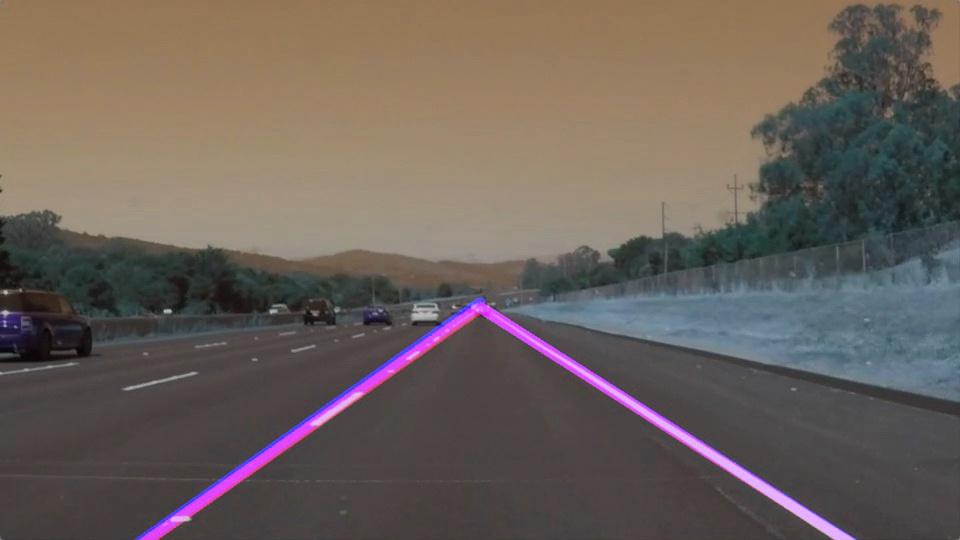
#> input picture test_images/solidWhiteRight.jpg, 960 x 540 px
$ jupyter execute --allow-errors P1.ipynb   (shell and % lines are left out)
#> lines starting #> are read from the running program, lines starting #| are printed output that depends on the picture; after the words box and inside, x2 and y2 are one past the last pixel; in counts of white or black regions, pixels touching at a corner belong together
# Self-Driving Car Engineer Nanodegree

## Project: **Finding Lane Lines on the Road**
***
In this project, you will use the tools you learned about in the lesson to identify lane lines on the road.  You can develop your pipeline on a series of individual images, and later apply the result to a video stream (really just a series of images). Check out the video clip "raw-lines-example.mp4" (also contained in this repository) to see what the output should look like after using the helper functions below.

Once you have a result that looks roughly like "raw-lines-example.mp4", you'll need to get creative and try to average and/or extrapolate the line segments you've detected to map out the full extent of the lane lines.  You can see an example of the result you're going for in the video "P1_example.mp4".  Ultimately, you would like to draw just one line for the left side of the lane, and one for the right.

In addition to implementing code, there is a brief writeup to complete. The writeup should be completed in a separate file, which can be either a markdown file or a pdf document. There is a [write up template](https://github.com/udacity/CarND-LaneLines-P1/blob/master/writeup_template.md) that can be used to guide the writing process. Completing both the code in the Ipython notebook and the writeup template will cover all of the [rubric points](https://review.udacity.com/#!/rubrics/322/view) for this project.

---
Let's have a look at our first image called 'test_images/solidWhiteRight.jpg'.  Run the 2 cells below (hit Shift-Enter or the "play" button above) to display the image.

**Note: If, at any point, you encounter frozen display windows or other confounding issues, you can always start again with a clean slate by going to the "Kernel" menu above and selecting "Restart & Clear Output".**

---

**The tools you have are color selection, region of interest selection, grayscaling, Gaussian smoothing, Canny Edge Detection and Hough Tranform line detection.  You  are also free to explore and try other techniques that were not presented in the lesson.  Your goal is piece together a pipeline to detect the line segments in the image, then average/extrapolate them and draw them onto the image for display (as below).  Once you have a working pipeline, try it out on the video stream below.**

---

<figure>

 <figcaption>
 <p></p>
 <p style="text-align: center;"> Your output should look something like this (above) after detecting line segments using the helper functions below </p>
 </figcaption>
</figure>
 <p></p>
<figure>

 <figcaption>
 <p></p>
 <p style="text-align: center;"> Your goal is to connect/average/extrapolate line segments to get output like this</p>
 </figcaption>
</figure>

**Run the cell below to import some packages.  If you get an `import error` for a package you've already installed, try changing your kernel (select the Kernel menu above --> Change Kernel).  Still have problems?  Try relaunching Jupyter Notebook from the terminal prompt.  Also, see [this forum post](https://carnd-forums.udacity.com/cq/viewquestion.action?spaceKey=CAR&id=29496372&questionTitle=finding-lanes---import-cv2-fails-even-though-python-in-the-terminal-window-has-no-problem-with-import-cv2) for more troubleshooting tips.**

## Import Packages

[cell 1]
#importing some useful packages
import matplotlib.pyplot as plt
import matplotlib.image as mpimg
import numpy as np
import cv2

## Read in an Image

[cell 2]
#reading in an image
image = mpimg.imread('test_images/solidWhiteRight.jpg')
#> image is the input picture: shape (540, 960, 3); mean R, G, B 106.6, 96.7, 90.5

#printing out some stats and plotting
print('This image is:', type(image), 'with dimensions:', image.shape)
#| This image is: <class 'numpy.ndarray'> with dimensions: (540, 960, 3)
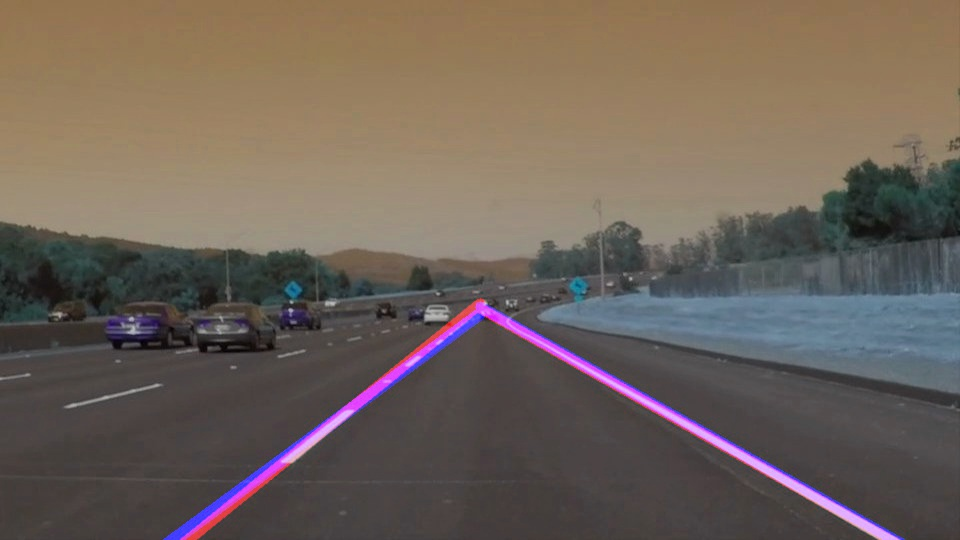
#> input picture test_images/solidWhiteCurve.jpg, 960 x 540 px
#> further down, test_image is the input picture: shape (540, 960, 3); mean R, G, B 109.8, 98, 89.3
plt.imshow(image)  # if you wanted to show a single color channel image called 'gray', for example, call as plt.imshow(gray, cmap='gray')

## Ideas for Lane Detection Pipeline

**Some OpenCV functions (beyond those introduced in the lesson) that might be useful for this project are:**

`cv2.inRange()` for color selection
`cv2.fillPoly()` for regions selection
`cv2.line()` to draw lines on an image given endpoints
`cv2.addWeighted()` to coadd / overlay two images
`cv2.cvtColor()` to grayscale or change color
`cv2.imwrite()` to output images to file
`cv2.bitwise_and()` to apply a mask to an image

**Check out the OpenCV documentation to learn about these and discover even more awesome functionality!**

## Helper Functions

Below are some helper functions to help get you started. They should look familiar from the lesson!

[cell 3]
import math

# [7 lines left out: function grayscale, not called in this run]
    # Or use BGR2GRAY if you read an image with cv2.imread()
    # return cv2.cvtColor(img, cv2.COLOR_BGR2GRAY)

def canny(img, low_threshold, high_threshold):
    """Applies the Canny transform"""
    return cv2.Canny(img, low_threshold, high_threshold)

def gaussian_blur(img, kernel_size):
    """Applies a Gaussian Noise kernel"""
    return cv2.GaussianBlur(img, (kernel_size, kernel_size), 0)

# [72 lines left out: functions region_of_interest, draw_lines, hough_lines, weighted_img, not called in this run]

## Test Images

Build your pipeline to work on the images in the directory "test_images"
**You should make sure your pipeline works well on these images before you try the videos.**

[cell 4]
import os
os.listdir("test_images/")

## Build a Lane Finding Pipeline

Build the pipeline and run your solution on all test_images. Make copies into the `test_images_output` directory, and you can use the images in your writeup report.

Try tuning the various parameters, especially the low and high Canny thresholds as well as the Hough lines parameters.

[cell 5]
# HELPER FUNCTIONS
def show_image(image):
    plt.imshow(image)
    plt.show()

def slope(x1, y1, x2, y2):
    if abs(x1 - x2) > 0.05:
        return (y1 - y2)/(x1 - x2)
    else:
        return 0

[cell 6]
# TODO: Build your pipeline that will draw lane lines on the test_images
# then save them to the test_images directory.

def process_image(image):
    # NOTE: The output you return should be a color image (3 channel) for processing video below
    # TODO: put your pipeline here,
    # you should return the final output (image where lines are drawn on lanes)

    grayed_image = cv2.cvtColor(image, cv2.COLOR_RGB2GRAY)
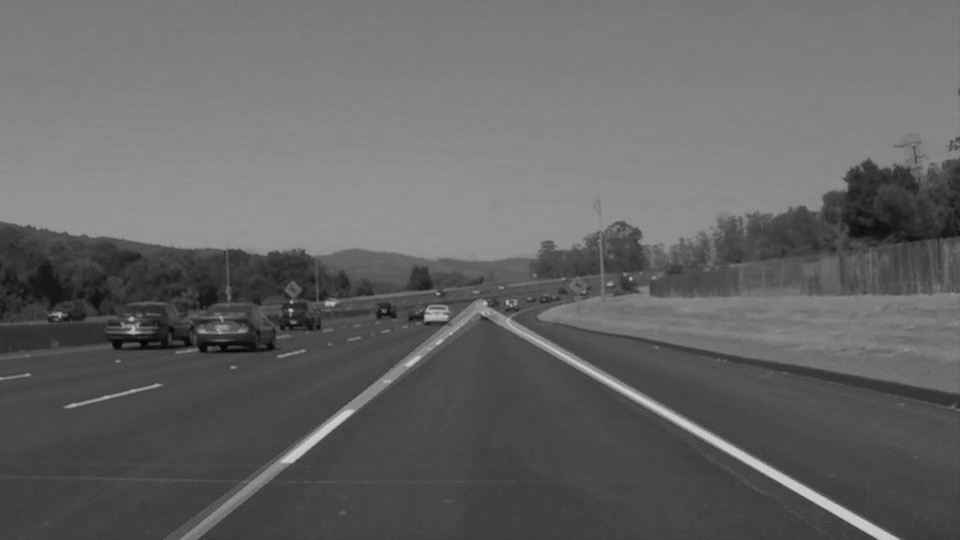
#> grayed_image: shape (540, 960); min 2, max 210, mean 100.6

    kernel_size = 9
    blurred_gray_image = cv2.GaussianBlur(grayed_image, (kernel_size, kernel_size), 0)

    edges = cv2.Canny(blurred_gray_image, 50, 150)
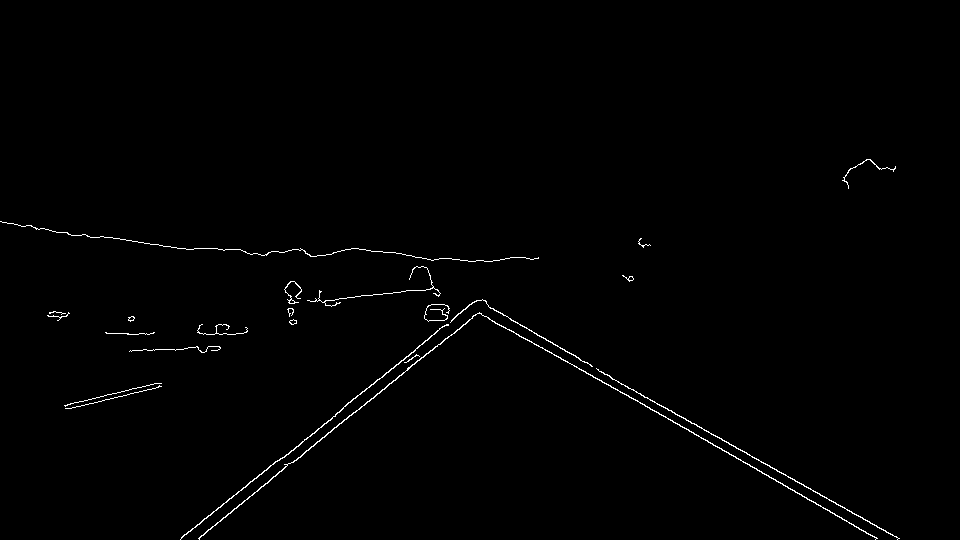
#> edges: shape (540, 960); 0.76% white in thin lines or dots, all inside (x1, y1, x2, y2) = (0, 159, 900, 540)

    imshape = image.shape
    mask = np.zeros_like(blurred_gray_image)
    ignore_mask_color = (255,)

    imheight = imshape[0]
    imwidth = imshape[1]

    mask_vertices = np.array([ [0, imheight], [imwidth, imheight], [imwidth/2 + 10, imheight/2 + 50], [imwidth/2 - 30, imheight/2 + 50] ], np.int32)

    cv2.fillPoly(mask, [mask_vertices], ignore_mask_color)
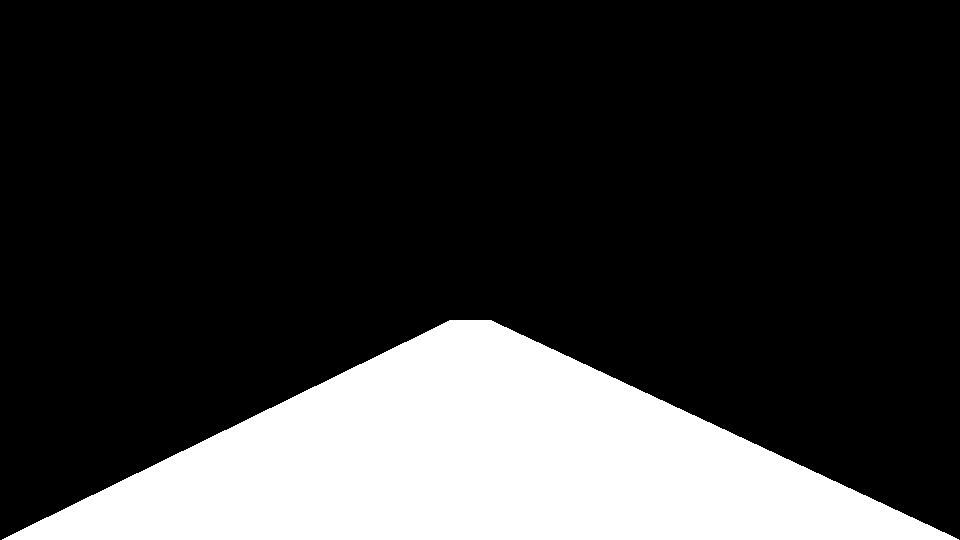
#> mask: shape (540, 960); 21.2% white; 1 white region, box (x1, y1, x2, y2) and area: (2, 320, 959, 540) 110020
    masked_edges = cv2.bitwise_and(edges, mask)
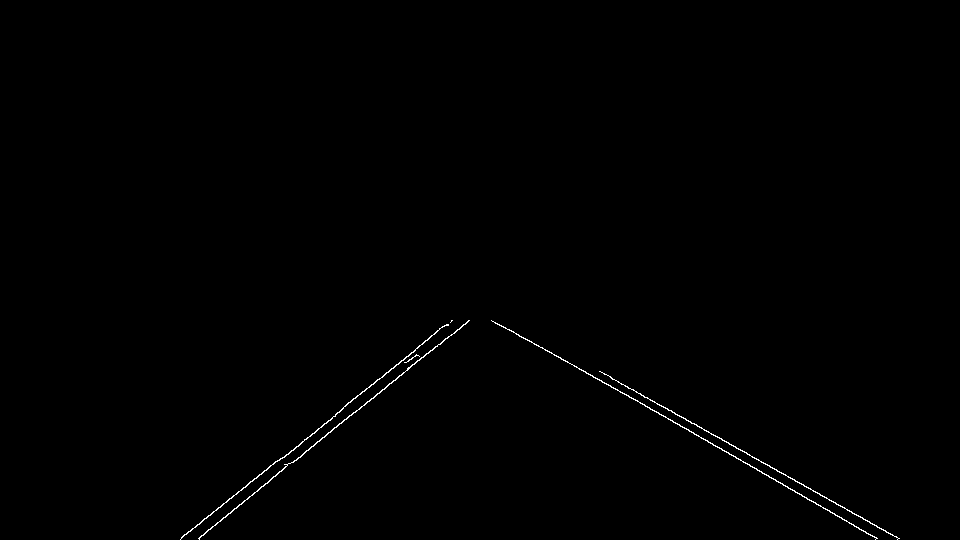
#> masked_edges: shape (540, 960); 0.39% white in thin lines or dots, all inside (x1, y1, x2, y2) = (180, 320, 900, 540)

    # Define the Hough transform parameters
    # Make a blank the same size as our image to draw on
    rho = 1 # distance resolution in pixels of the Hough grid
    theta = np.pi/180 # angular resolution in radians of the Hough grid
    threshold = 15    # minimum number of votes (intersections in Hough grid cell)
    min_line_length = 15 #minimum number of pixels making up a line
    max_line_gap = 10    # maximum gap in pixels between connectable line segments
    line_image = np.copy(image)*0 # creating a blank to draw lines on
#> line_image: shape (540, 960, 3); every value is 0

    lines = cv2.HoughLinesP(masked_edges, rho, theta, threshold, np.array([]), minLineLength=min_line_length, maxLineGap=max_line_gap)
#> lines = 18 rows, first 6: [599, 371, 844, 507], [337, 412, 444, 325], [491, 320, 721, 448], [198, 538, 448, 336], [704, 430, 899, 538], [190, 531, 451, 320]

    blank_image = np.zeros_like(image)

    left_x1, left_y1, left_x2, left_y2 = 0, 0, 0, 0
    left_count = 0
    right_x1, right_y1, right_x2, right_y2 = 0, 0, 0, 0
    right_count = 0

    for line in lines:
        x1, y1, x2, y2 = line[0]
    #     show_image(cv2.line(blank_image, (x1, y1), (x2, y2), [255,0,0], thickness=2))
        sl = slope(x1, y1, x2, y2)
        if(sl < -0.4):
            # left line
            left_x1 += x1
            left_y1 += y1
            left_x2 += x2
            left_y2 += y2
            left_count += 1
        elif sl > .4:
            # right line
            right_x1 += x1
            right_y1 += y1
            right_x2 += x2
            right_y2 += y2
            right_count += 1
#> this loop made 18 passes
#> (x1, y1, x2, y2, sl, left_x1, left_y1, left_x2) on passes 2, 4, 6, 8, 9, 11, 12, 14: (337, 412, 444, 325, -0.813, 337, 412, 444), (198, 538, 448, 336, -0.808, 535, 950, 892), (190, 531, 451, 320, -0.808, 725, 1481, 1343), (440, 344, 467, 322, -0.815, 1165, 1825, 1810), (200, 536, 291, 462, -0.813, 1365, 2361, 2101), (282, 458, 340, 411, -0.81, 1647, 2819, 2441), (423, 357, 469, 320, -0.804, 2070, 3176, 2910), (201, 522, 270, 465, -0.826, 2271, 3698, 3180)
#> after the loop, left_count = 10; left_x1 = 2765; left_x2 = 3737; left_y1 = 4682; left_y2 = 3891; right_count = 8; right_x1 = 5248; right_x2 = 6387; right_y1 = 3281; right_y2 = 3919

    if left_count>1:
        left_x1//=left_count
#> left_x1 = 276
        left_x2//=left_count
#> left_x2 = 373
        left_y1//=left_count
#> left_y1 = 468
        left_y2//=left_count
#> left_y2 = 389
    if right_count>1:
        right_x1//=right_count
#> right_x1 = 656
        right_x2//=right_count
#> right_x2 = 798
        right_y1//=right_count
#> right_y1 = 410
        right_y2//=right_count
#> right_y2 = 489

    m = slope(left_x1, left_y1, left_x2, left_y2)
#> m = -0.814

    x1_ = 0
    y1_ = int(left_y1 + m*(x1_ - left_x1))
#> y1_ = 692

    x2_ = imwidth//2
    y2_ = int(left_y1 + m*(x2_ - left_x1))
#> y2_ = 301

    cv2.line(blank_image, (x1_, y1_), (x2_, y2_), [255, 0, 0], thickness=10)

    cv2.addWeighted(image, 0.9, blank_image, 1, 0)


    m = slope(right_x1, right_y1, right_x2, right_y2)
#> m = 0.556

    x1_ = imwidth
    y1_ = int(right_y1 + m*(x1_ - right_x1))
#> y1_ = 579

    x2_ = imwidth//2
    y2_ = int(right_y1 + m*(x2_ - right_x1))
#> y2_ = 312

    cv2.line(blank_image, (x1_, y1_), (x2_, y2_), [255, 0, 0], thickness=10)
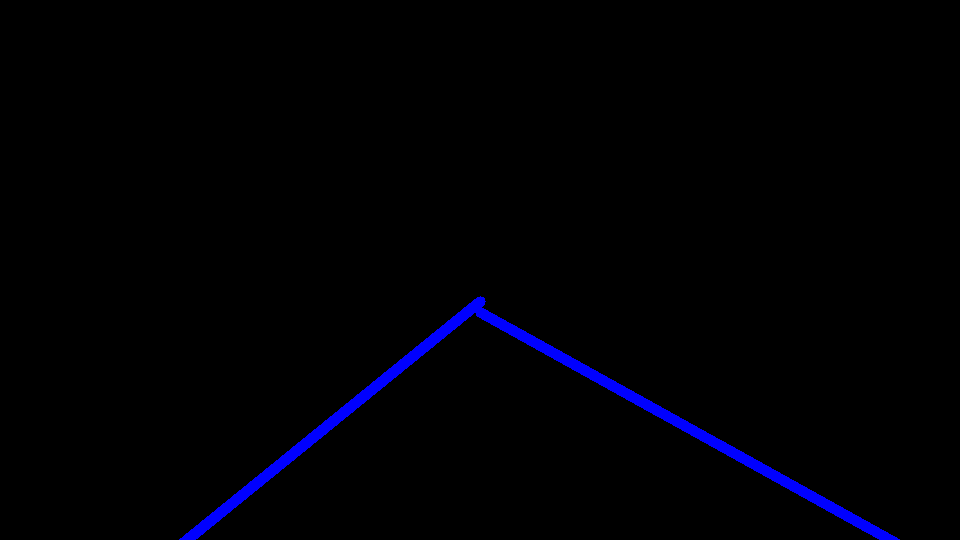
#> blank_image: shape (540, 960, 3); mean of channels 0, 1, 2 4.5, 0, 0; drawn as B, G, R

    fin_image = cv2.addWeighted(image, 0.9, blank_image, 1, 0)
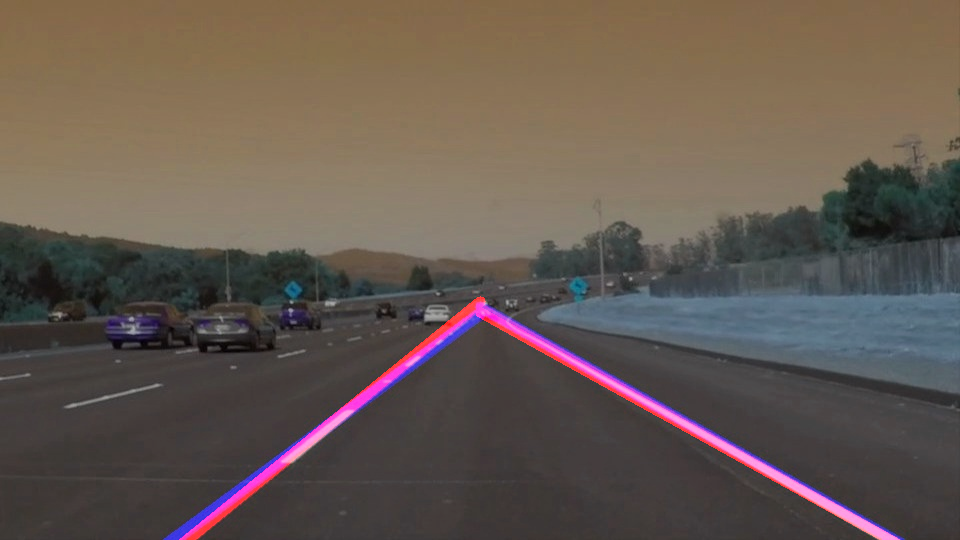
#> fin_image: shape (540, 960, 3); mean R, G, B 100.1, 88.2, 80.3
#> pass 3 of the loop `for test_image_path in os.listdir("test_images/"):`:
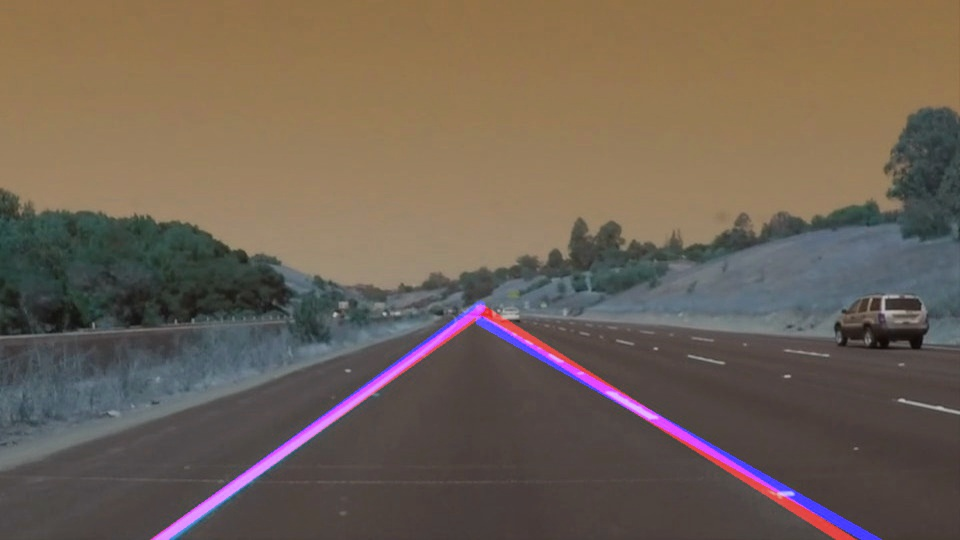
#> input picture test_images/solidYellowCurve.jpg, 960 x 540 px
#> test_image is the input picture: shape (540, 960, 3); mean R, G, B 111.1, 97.3, 85.2
#> in process_image (call 3), `edges = cv2.Canny(blurred_gray_image, 50, 150)`:
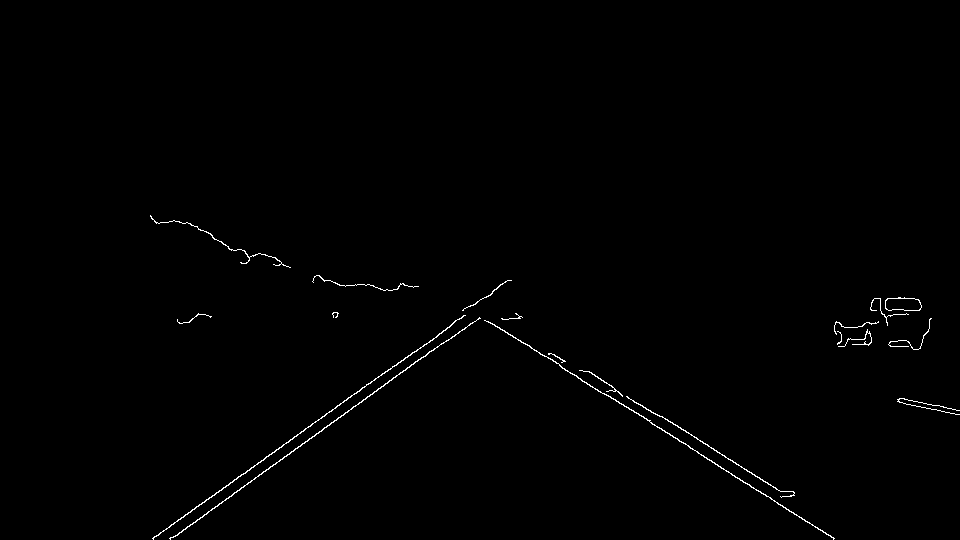
#> edges: shape (540, 960); 0.59% white in thin lines or dots, all inside (x1, y1, x2, y2) = (150, 215, 960, 540)
#> lines = 25 rows, first 6: [173, 537, 441, 343], [485, 320, 544, 356], [190, 512, 392, 366], [604, 393, 697, 451], [588, 371, 612, 386], [153, 538, 312, 423]
#> the loop in process_image (call 3), `for line in lines:` made 25 passes
#> (x1, y1, x2, y2, sl, right_x1, right_y1, right_x2) on passes 2, 4, 5, 7: (485, 320, 544, 356, 0.61, 485, 320, 544), (604, 393, 697, 451, 0.624, 1089, 713, 1241), (588, 371, 612, 386, 0.625, 1677, 1084, 1853), (697, 439, 759, 477, 0.613, 2374, 1523, 2612)
#> after the loop in process_image (call 3), `for line in lines:`: left_count = 9; left_x1 = 2508; left_x2 = 3500; left_y1 = 4087; left_y2 = 3367; right_count = 16; right_x1 = 9705; right_x2 = 10661; right_y1 = 6244; right_y2 = 6831
#> in process_image (call 3), `left_x1//=left_count`: left_x1 = 278
#> in process_image (call 3), `left_x2//=left_count`: left_x2 = 388
#> in process_image (call 3), `left_y1//=left_count`: left_y1 = 454
#> in process_image (call 3), `left_y2//=left_count`: left_y2 = 374
#> in process_image (call 3), `cv2.line(blank_image, (x1_, y1_), (x2_, y2_), [255, 0, 0], thickness=10)`:
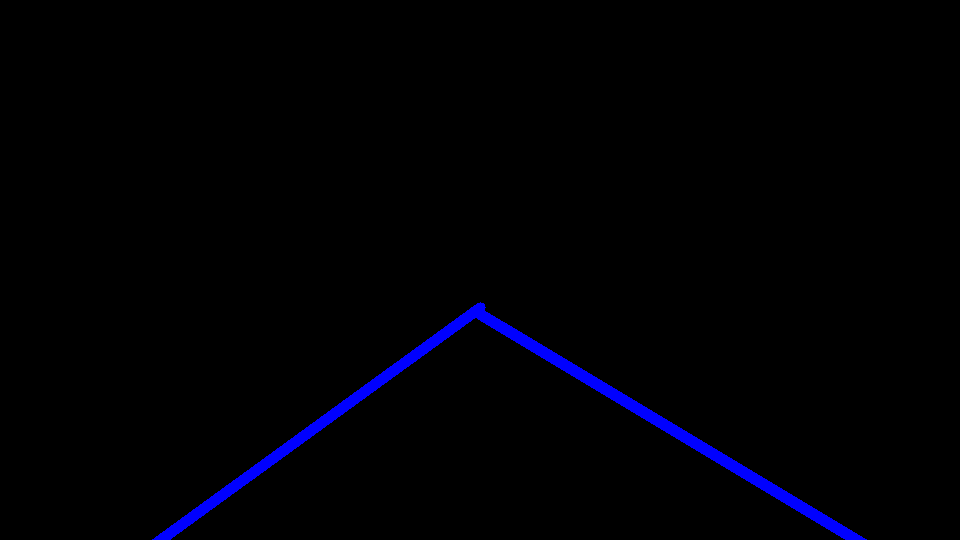
#> blank_image: shape (540, 960, 3); mean of channels 0, 1, 2 4.6, 0, 0; drawn as B, G, R
    return fin_image

[cell 7]
# Running on all test images
for test_image_path in os.listdir("test_images/"):
    test_image = mpimg.imread(os.path.join('test_images',test_image_path))
    processed_image = process_image(test_image)
    cv2.imwrite(os.path.join('test_images',test_image_path), processed_image)
    show_image(processed_image)
